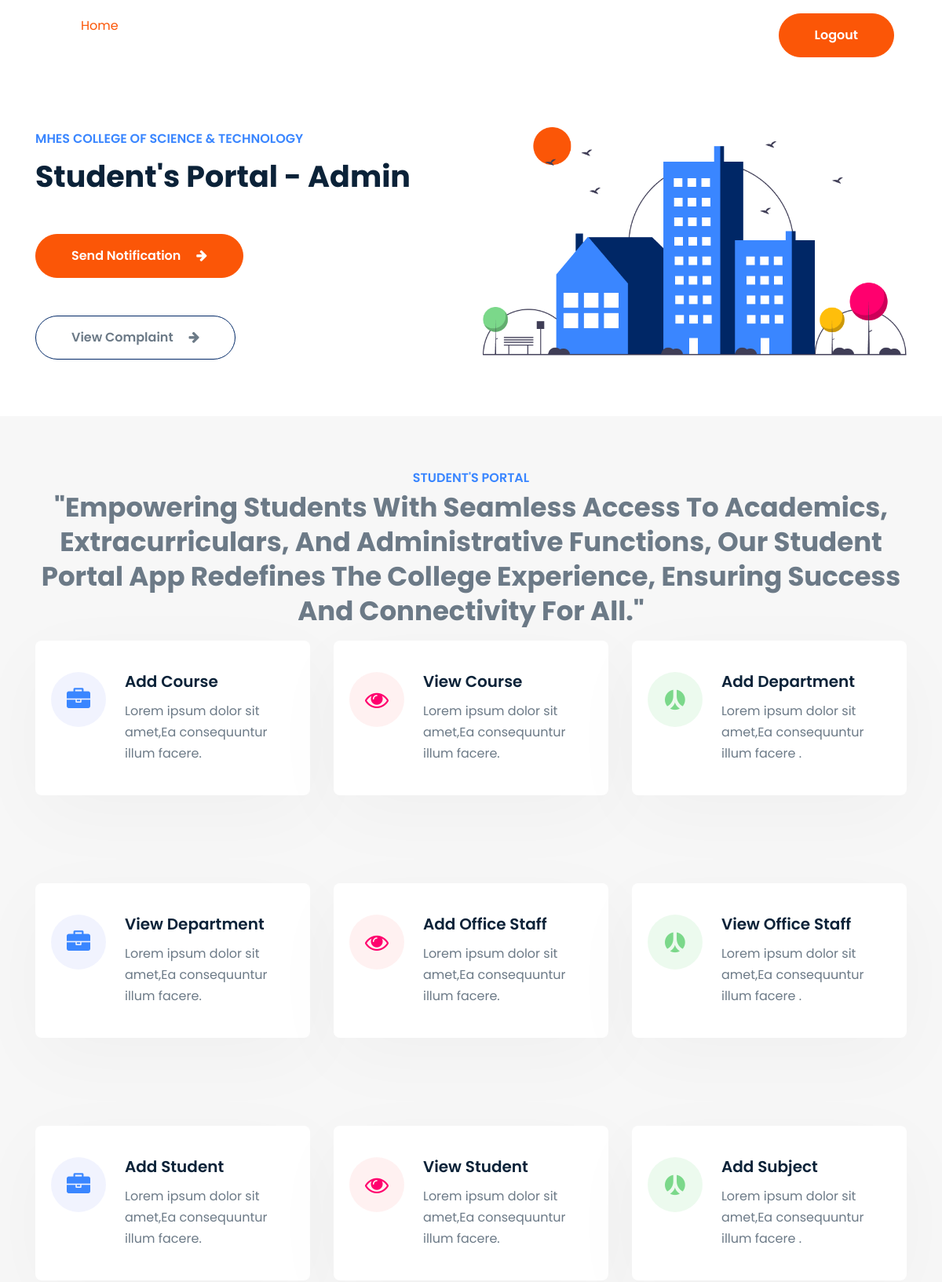
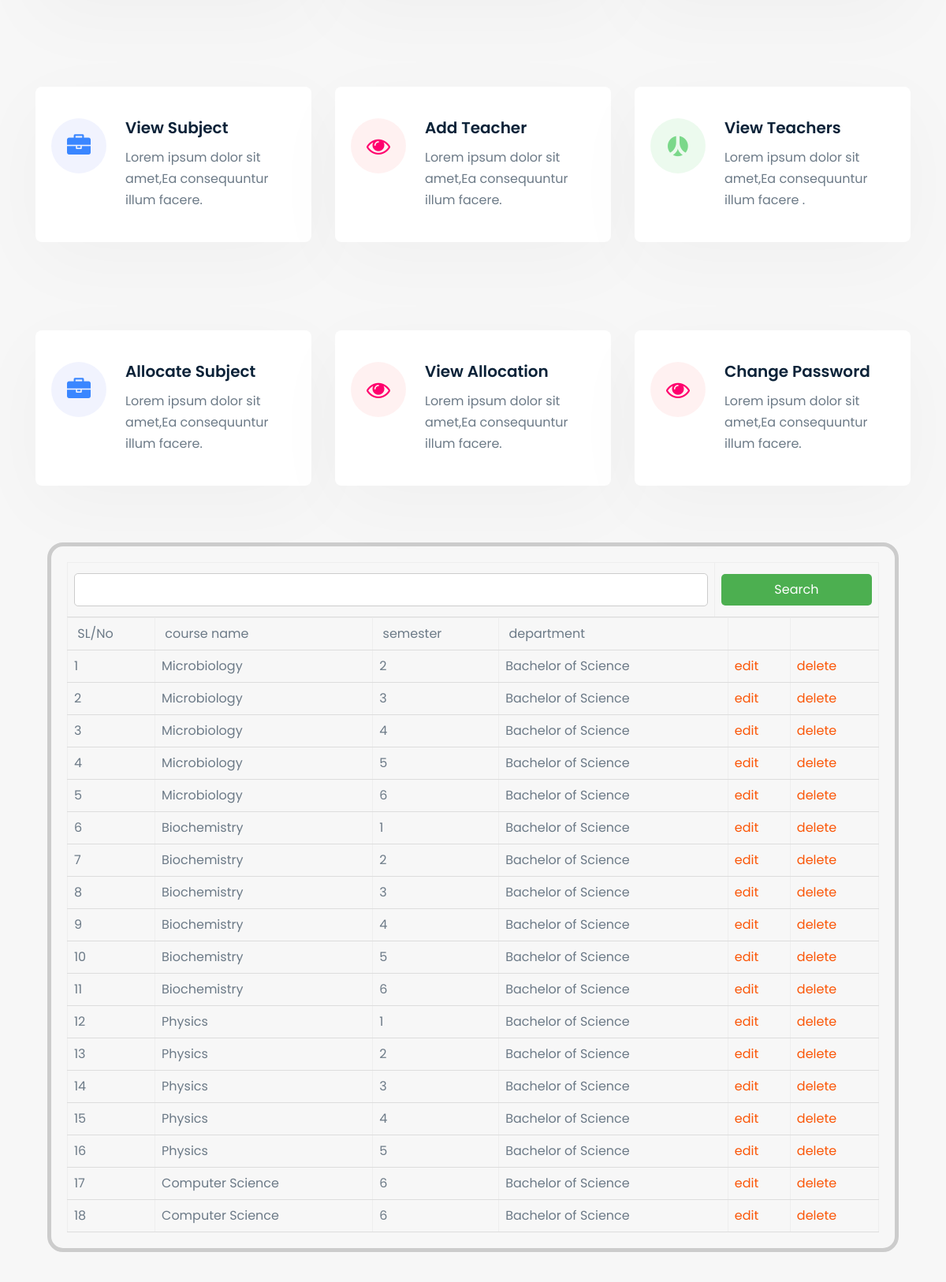
/myapp/view_course/ (upper part), run on the app's committed database (2 pictures, top to bottom).
### myapp/models.py (models this page shows)
class Course(models.Model):
    DEPARTMENT = models.ForeignKey(Department,on_delete=models.CASCADE,default="")
    Course_name = models.CharField(max_length=100)
    Semester = models.CharField(max_length=100)

class Department(models.Model):
    department_name = models.CharField(max_length=100)

### myapp/views.py (the view)
# urls.py: path('view_course/',views.view_course),
def view_course(request):
    res=Course.objects.all()
    return render(request,"Admin/view course.html",{'data':res})

### templates/Admin/view course.html (shortened to what this page needs)
{% extends 'Admin/admin_home.html' %}
{% block body %}
	<form action="/myapp/view_course_post/" method="post">
	<table width="200" border="1">
  <tbody>
    <tr>
      <td>
        <input type="text" name="textfield" id="textfield"></td>
      <td><input type="submit" name="submit" id="submit" value="Search"></td>
    </tr>
  </tbody>
</table>
		<table width="200" border="1">
  <tbody>
    <tr>
      <td>&nbsp;SL/No</td>
      <td>&nbsp;course name</td>
      <td>&nbsp;semester</td>
      <td>&nbsp;department</td>
      <td>&nbsp;</td>
        <td>&nbsp;</td>
    </tr>
    {% for i in data %}
    <tr>
      <td>{{ forloop.counter }}</td>
      <td>{{i.Course_name}}</td>
        <td>{{ i.Semester }}</td>
        <td>{{ i.DEPARTMENT.department_name }}</td>
      <td><a href="/myapp/edit_course/{{ i.id }}#tab">edit</a></td>
      <td><a href="/myapp/delete_course/{{ i.id }}">delete</a></td>
    </tr>
  {% endfor %}
  </tbody>
</table>
	</form>
{% endblock %}

### templates/Admin/view course.html (style rules this page uses)
table { width: 100%; border-collapse: collapse; border: 0; }
th, td { padding: 8px; text-align: left; border-bottom: 1px solid #ddd; }
select, input[type="text"], input[type="submit"] { width: 100%; padding: 8px; margin: 5px 0; border: 1px solid #ccc; border-radius: 5px; box-sizing: border-box; }
input[type="submit"] { background-color: #4CAF50; color: white; cursor: pointer; border: none; border-radius: 5px; }

### data on the page
Course: Course_name "Microbiology", Semester "2", DEPARTMENT.department_name "Bachelor of Science"
Course: Course_name "Microbiology", Semester "3", DEPARTMENT.department_name "Bachelor of Science"
Course: Course_name "Microbiology", Semester "4", DEPARTMENT.department_name "Bachelor of Science"
Course: Course_name "Microbiology", Semester "5", DEPARTMENT.department_name "Bachelor of Science"
Course: Course_name "Microbiology", Semester "6", DEPARTMENT.department_name "Bachelor of Science"
Course: Course_name "Biochemistry", Semester "1", DEPARTMENT.department_name "Bachelor of Science"
Course: Course_name "Biochemistry", Semester "2", DEPARTMENT.department_name "Bachelor of Science"
Course: Course_name "Biochemistry", Semester "3", DEPARTMENT.department_name "Bachelor of Science"
Course: Course_name "Biochemistry", Semester "4", DEPARTMENT.department_name "Bachelor of Science"
Course: Course_name "Biochemistry", Semester "5", DEPARTMENT.department_name "Bachelor of Science"
Course: Course_name "Biochemistry", Semester "6", DEPARTMENT.department_name "Bachelor of Science"
Course: Course_name "Physics", Semester "1", DEPARTMENT.department_name "Bachelor of Science"
Course: Course_name "Physics", Semester "2", DEPARTMENT.department_name "Bachelor of Science"
Course: Course_name "Physics", Semester "3", DEPARTMENT.department_name "Bachelor of Science"
Course: Course_name "Physics", Semester "4", DEPARTMENT.department_name "Bachelor of Science"
Course: Course_name "Physics", Semester "5", DEPARTMENT.department_name "Bachelor of Science"
Course: Course_name "Computer Science", Semester "6", DEPARTMENT.department_name "Bachelor of Science"
Course: Course_name "Computer Science", Semester "6", DEPARTMENT.department_name "Bachelor of Science"
